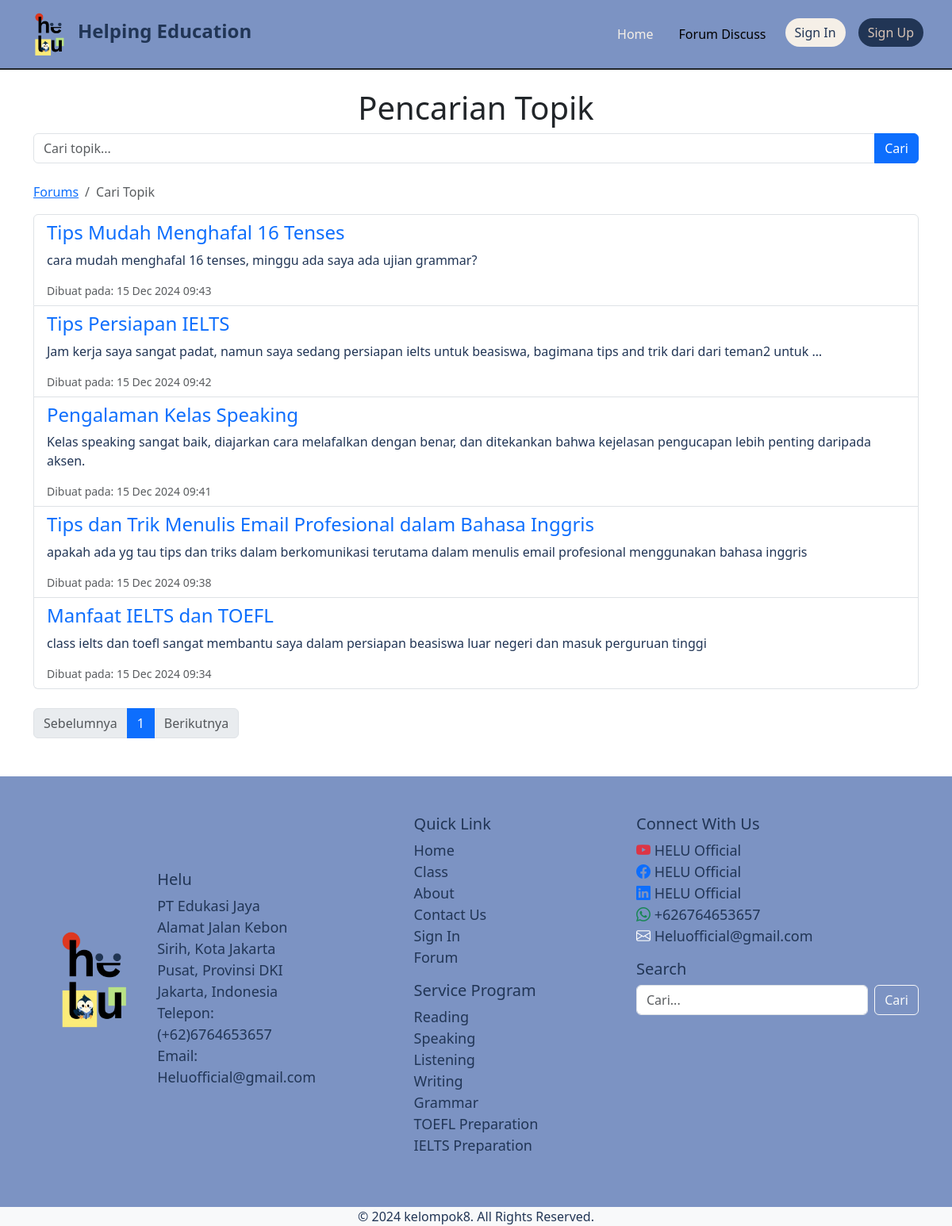
The app's page /forum/find/ with its own data.
### forum_discuss/models.py (models this page shows, shortened)
class Topic(models.Model):
    title = models.CharField(max_length=200, verbose_name="Judul")
    description = models.TextField(verbose_name="Deskripsi")
    created_at = models.DateTimeField(auto_now_add=True, verbose_name="Dibuat pada")
    created_by = models.ForeignKey(User, on_delete=models.CASCADE, verbose_name="Dibuat oleh")
    image = models.ImageField(upload_to='topic_images/', blank=True, null=True)
    updated_at = models.DateTimeField(auto_now=True, verbose_name="Terakhir diperbarui pada")
    likes = models.ManyToManyField(User, related_name='liked_topics', blank=True)
    unlikes = models.ManyToManyField(User, related_name='unliked_topics', blank=True)
    class Meta:
        verbose_name = "Topik"
        verbose_name_plural = "Topik-topik"
        ordering = ['-created_at']  # Mengurutkan topik berdasarkan waktu pembuatan terbaru

### forum_discuss/views.py (the view)
# urls.py: path('find/', views.find_topic, name='find_topic'),
def find_topic(request):
    query = request.GET.get('q', '')  # Ambil input pencarian
    topics = Topic.objects.filter(Q(title__icontains=query) | Q(description__icontains=query)).order_by('-created_at')  # Filter berdasarkan judul atau deskripsi
    paginator = Paginator(topics, 10)  # Batasi 10 topik per halaman
    page_number = request.GET.get('page', 1)
    page_topics = paginator.get_page(page_number)
    context = {
        'topics': page_topics,
        'query': query,
    }
    return render(request, 'forum/find_topic.html', context)

### classPage/context_processors.py (called while the page is built)
def global_testimonials(request):
    return {
        'global_testimonials': Testimonial.objects.all()
    }

### templates/forum/find_topic.html (shortened to what this page needs)
{% extends 'topicBase.html' %}
{% block content %}
<div class="container mt-4">
    <h1 class="text-center">Pencarian Topik</h1>
    <form method="get" action="{% url 'find_topic' %}" class="mb-4">
        <div class="input-group">
            <input type="text" name="q" class="form-control" placeholder="Cari topik..." value="{{ query }}">
            <button class="btn btn-primary" type="submit">Cari</button>
        </div>
    </form>
    <nav aria-label="breadcrumb">
        <ol class="breadcrumb">
          <li class="breadcrumb-item"><a href="{% url 'topic_list' %}">Forums</a></li>
          <li class="breadcrumb-item active" aria-current="page">Cari Topik</li>
        </ol>
    </nav>
    {% if topics %}
        <ul class="list-group">
            {% for topic in topics %}
                <li class="list-group-item">
                    <a href="{% url 'topic_detail' topic.pk %}" class="text-decoration-none">
                        <h4>{{ topic.title }}</h4>
                        <p>{{ topic.description|truncatewords:20 }}</p>
                    </a>
                    <div class="text-muted small">Dibuat pada: {{ topic.created_at|date:"d M Y H:i" }}</div>
                </li>
            {% endfor %}
        </ul>
        <nav aria-label="Pagination">
            <ul class="pagination mt-4">
                {% if topics.has_previous %}
                    <li class="page-item">
                        <a class="page-link" href="?q={{ query }}&page={{ topics.previous_page_number }}">Sebelumnya</a>
                    </li>
                {% else %}
                    <li class="page-item disabled"><span class="page-link">Sebelumnya</span></li>
                {% endif %}
                <li class="page-item active">
                    <span class="page-link">{{ topics.number }}</span>
                </li>
                {% if topics.has_next %}
                    <li class="page-item">
                        <a class="page-link" href="?q={{ query }}&page={{ topics.next_page_number }}">Berikutnya</a>
                    </li>
                {% else %}
                    <li class="page-item disabled"><span class="page-link">Berikutnya</span></li>
                {% endif %}
            </ul>
        </nav>
    {% else %}
        <p class="text-center">Tidak ada topik yang ditemukan untuk pencarian "{{ query }}".</p>
    {% endif %}
</div>
{% endblock %}

### static/css/custom.css (style rules this page uses)
body { background-color: #fff; }
.footer h5,p { color: #213555 !important; }

### records on screen
Topic: title "Tips Mudah Menghafal 16 Tenses", description "cara mudah menghafal 16 tenses, minggu ada saya ada ujian grammar?", created_at "15 Dec 2024 09:43"
Topic: title "Tips Persiapan IELTS", description "Jam kerja saya sangat padat, namun saya sedang persiapan ielts untuk beasiswa, bagimana tips and trik dari dari teman2 untuk …", created_at "15 Dec 2024 09:42"
Topic: title "Pengalaman Kelas Speaking", description "Kelas speaking sangat baik, diajarkan cara melafalkan dengan benar, dan ditekankan bahwa kejelasan pengucapan lebih penting daripada aksen.", created_at "15 Dec 2024 09:41"
Topic: title "Tips dan Trik Menulis Email Profesional dalam Bahasa Inggris", description "apakah ada yg tau tips dan triks dalam berkomunikasi terutama dalam menulis email profesional menggunakan bahasa inggris", created_at "15 Dec 2024 09:38"
Topic: title "Manfaat IELTS dan TOEFL", description "class ielts dan toefl sangat membantu saya dalam persiapan beasiswa luar negeri dan masuk perguruan tinggi", created_at "15 Dec 2024 09:34"

### other values on screen
{{ topics.number }} "1"
